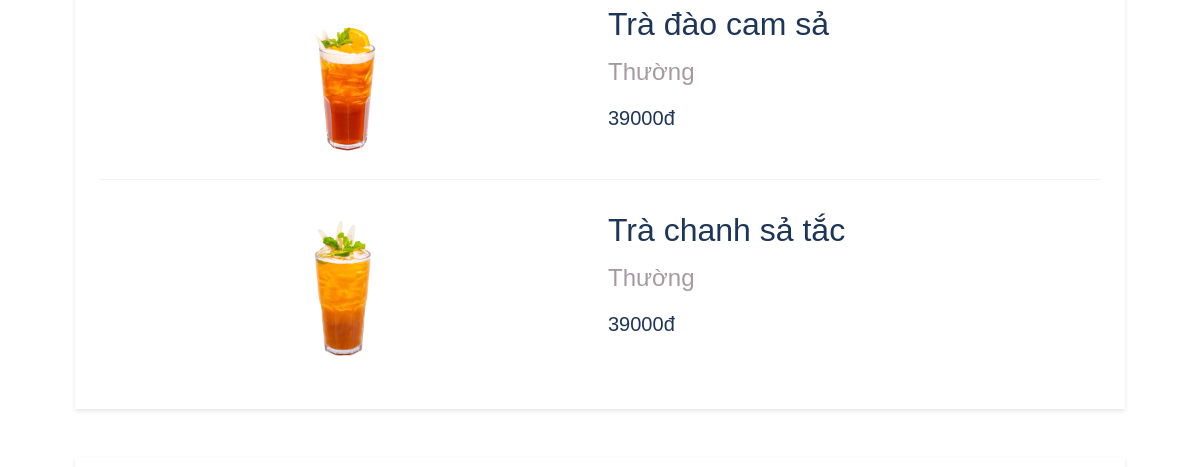
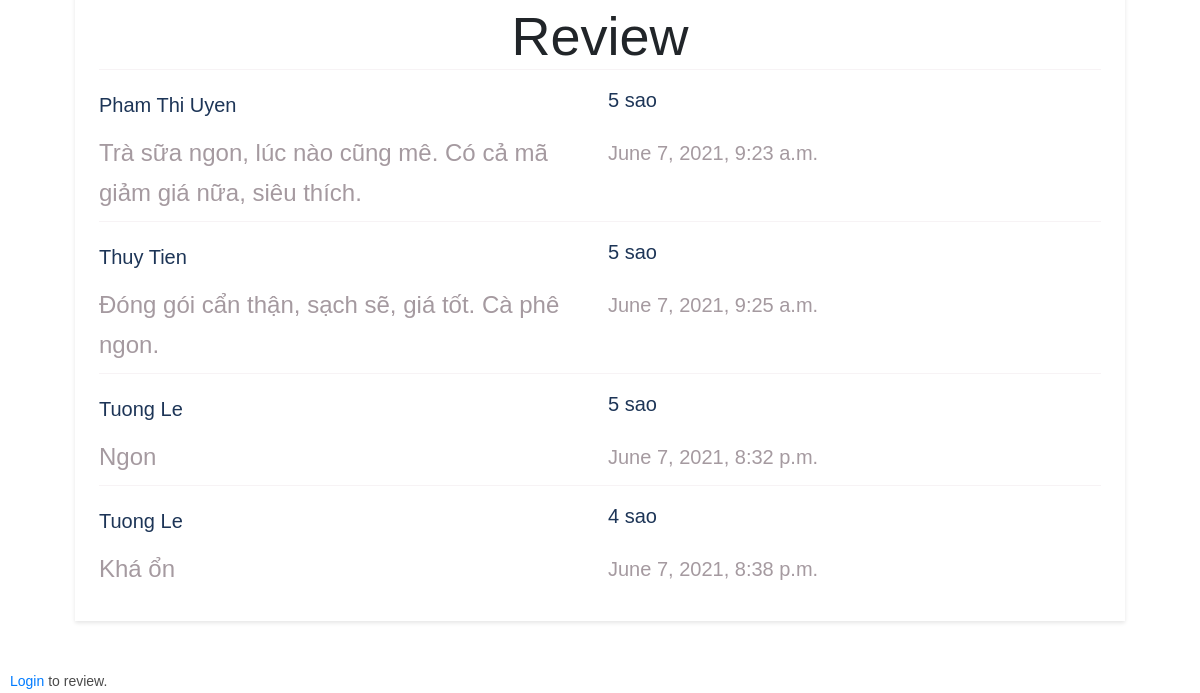
/reviews/9/ (lower part), run on an earlier commit of the app's database (2 pictures, top to bottom).
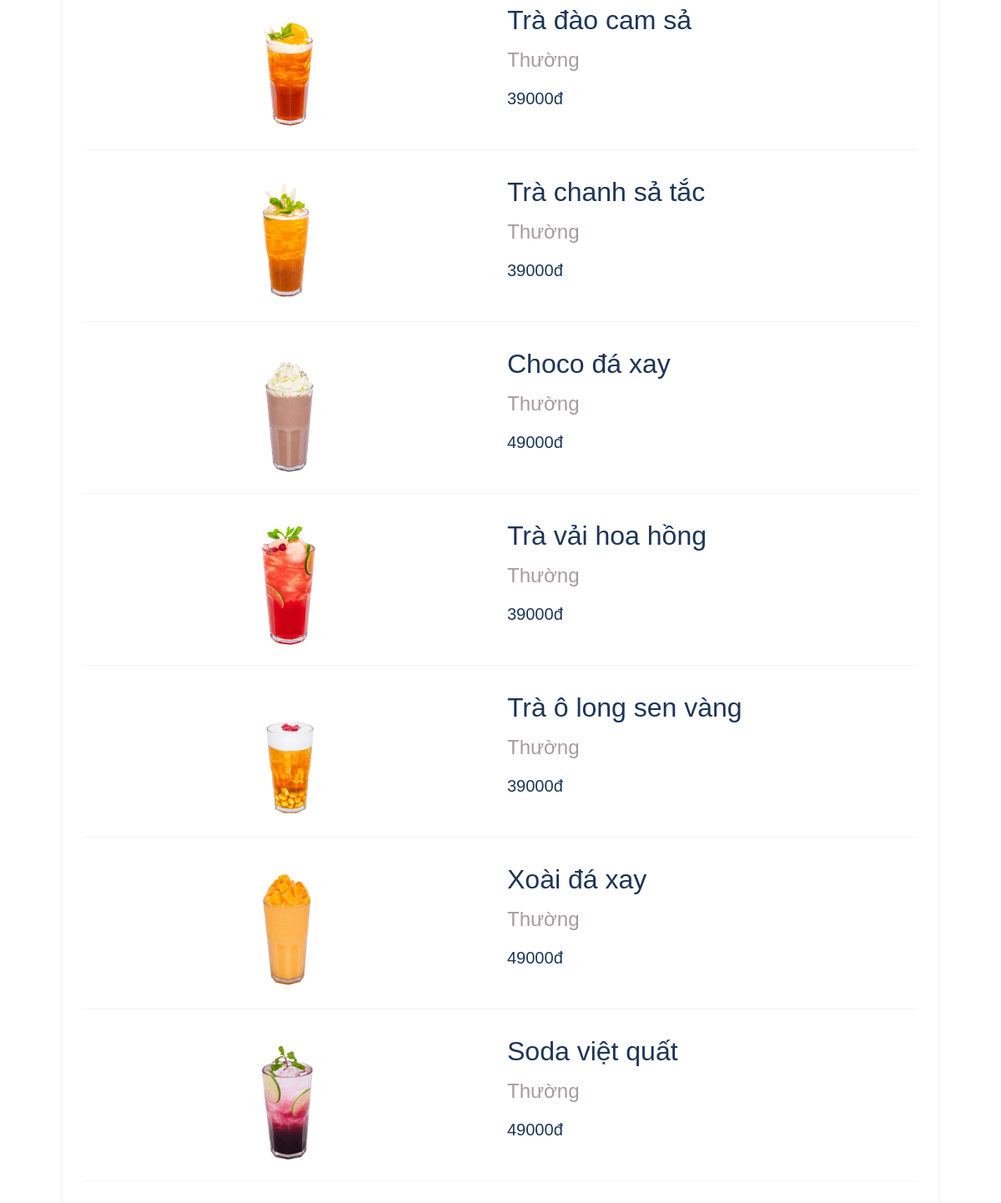
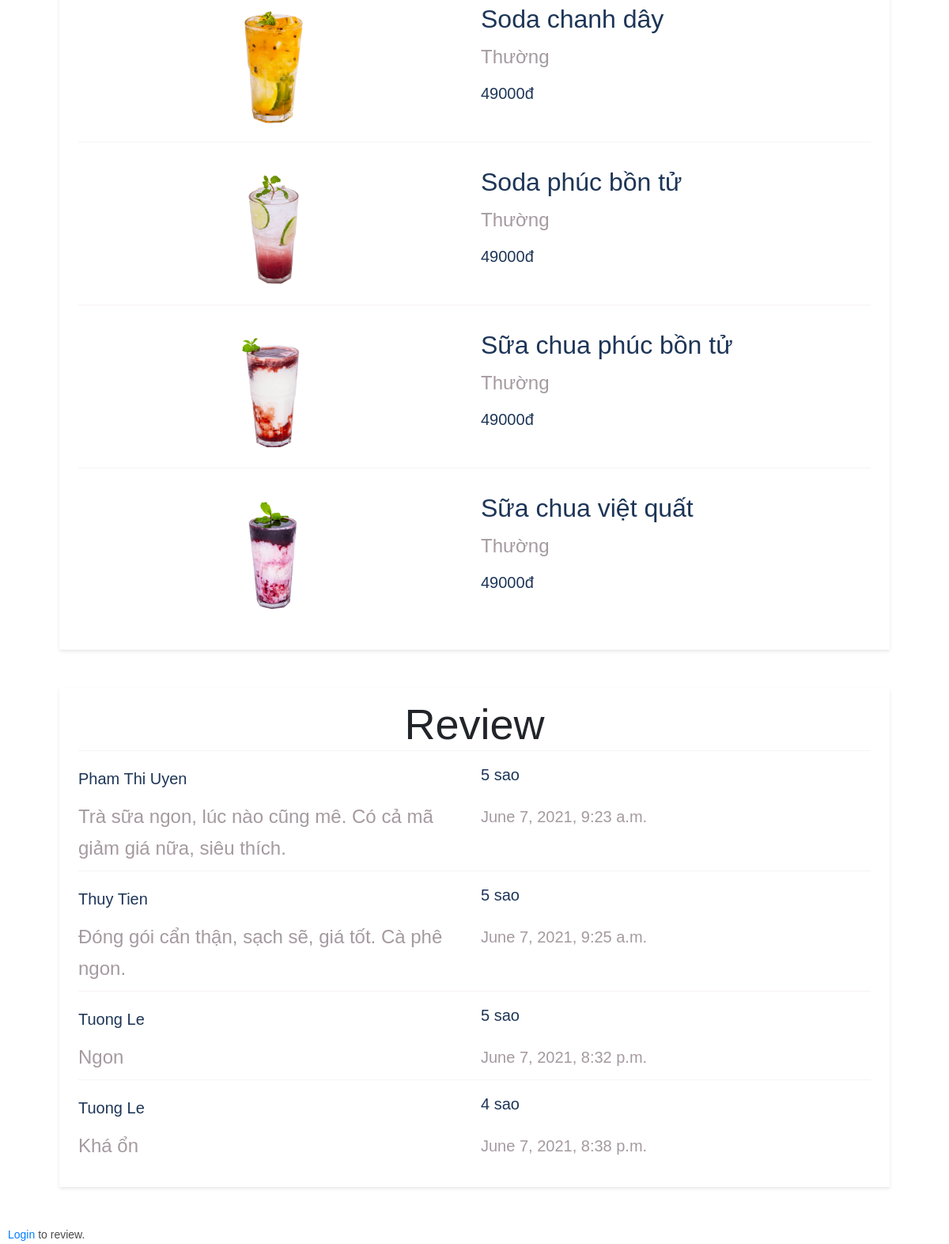
And on a later commit of the database (2 pictures, top to bottom).
### reviews/models.py (models this page shows)
class Menu(models.Model):
    coffee_bar = models.ForeignKey(CoffeeBar, on_delete=models.CASCADE)
    name = models.CharField(null=False, blank=False, max_length=255)
    price = models.DecimalField(max_digits=10, decimal_places=0)
    image = models.ImageField(upload_to='menus', null=True, blank=True)
    description = models.CharField(null=True, max_length=255, blank=True)

class Review(models.Model):
    author = models.ForeignKey(User, on_delete=models.CASCADE)
    coffee_bar = models.ForeignKey(CoffeeBar, on_delete=models.CASCADE)
    vote = models.PositiveIntegerField(default=5)
    description = models.TextField(null=True)
    created_at = models.DateTimeField(auto_now_add=True)

### reviews/views.py (the view)
# urls.py: path('<int:coffee_bar_id>/', coffee_bars_detail, name='detail'),
def coffee_bars_detail(request, coffee_bar_id):
    coffee_bar = get_object_or_404(CoffeeBar, pk=coffee_bar_id)
    reviews = Review.objects.filter(coffee_bar__id=coffee_bar_id)
    if request.method == 'POST':
        form = ReviewForm(request.POST)
        if form.is_valid():
            description = form.cleaned_data['description']
            rating = form.cleaned_data['rating']
            r = Review(author=request.user, coffee_bar=coffee_bar, vote=rating, description=description)
            r.save()
            count = 0
            voted = 0
            for review in reviews:
                voted += review.vote
                count += 1
            coffee_bar.avg_vote = round((voted / count), 1)
            coffee_bar.save()
    else:
        form = ReviewForm()
    context = {
        'coffee_bar': coffee_bar,
        'reviews': reviews,
        "auth": request.user,
        "form": form
    }
    return render(request, 'reviews/coffee_bars_detail.html', context)

### reviews/templates/reviews/coffee_bars_detail.html (shortened to what this page needs)
{% load static %}
{% block head %}
    <link rel="stylesheet" type="text/css" href="{% static 'reviews/style.css' %}">
    <link href="{% static 'reviews/vendor/bootstrap/css/bootstrap.min.css' %}" rel="stylesheet">
    <link rel="stylesheet" href="{% static 'reviews/assets/css/fontawesome.css' %}">
    <link rel="stylesheet" href="{% static 'reviews/assets/css/templatemo-sixteen.css' %}">
    <link rel="stylesheet" href="assets/css/owl.css">
{% endblock head %}
{% block content %}
 <div id="menu_id" class="shadow-2xl bg-white rounded-md mb-5 px-4 py-4">
		{% for menu in coffee_bar.menu_set.all %}
		<div class="item">
			<div class="coffee-img">
            <img class="img-item" src="{{ menu.image.url }}" width="150px" height="auto">
			</div>
			<div class="item_menu">
				<label class="name" for="menu{{ forloop.counter }}">{{ menu.name }}</label>
				<label class="description" for="menu{{ forloop.counter }}">{{ menu.description }}</label>
				<label class="price" for="menu{{ forloop.counter }}">{{ menu.price }}đ</label>
			</div>
		</div>
		{% endfor %}
</div>
<div id="review_id" class="shadow-2xl bg-white rounded-md mb-5 px-4 py-4">
	<h1 class="text-black font-bold">Review</h1>
		{% if reviews %}
			{% for review in reviews %}
				<div class="item">
					<label class="user-name" for="review{{ forloop.counter }}">{{ review.author.last_name }} {{ review.author.first_name }}</label>
					<label class="vote" for="review{{ forloop.counter }}">{{ review.vote }} sao</label>
					<label class="description" for="review{{ forloop.counter }}">{{ review.description }}</label>
					<label class="time" for="review{{ forloop.counter }}">{{ review.created_at }}</label>
				</div>
			{% endfor %}
		{% else %}
        	<p>There aren't any review.</p>
    {% endif %}
</div>
 {% if auth.is_authenticated %}
<div id="vote_id" class="shadow-2xl bg-white rounded-md mb-5 px-4 py-4">
<h1 class="text-black font-bold">Vote</h1>
	{% if error_message %}<p><strong>{{ error_message }}</strong></p>{% endif %}
	<form method="post">
        {% csrf_token %}
        {% if form.errors %}
            <div class="notification is-danger">
                <ul>
                    {% for key, value in form.errors.items %}
                        <li>
                            {{ value }}
                        </li>
                    {% endfor %}
                </ul>
            </div>
        {% endif %}
        {% for field in form %}
            <div>
                <label>
                    {{ field.label_tag }}
                </label>
                <div >
                    {{ field }}
                </div>
                {% if field.help_text %}
                    <p>{{ field.help_text }}</p>
                {% endif %}
                {% for error in field.errors %}
                    <p>{{ error }}</p>
                {% endfor %}
            </div>
            <br>
        {% endfor %}
        <div>
            <div>
                <button class="btn" type="submit">Send review</button>
            </div>
        </div>
    </form>
</div>
{% else %}
<p><a href="{% url 'reviews:login' %}">Login</a> to review.
</p>
{% endif %}
{% endblock content %}

### reviews/static/reviews/style.css (style rules this page uses)
.address, .vote, .summary { line-height: 30px; }
.shadow-2xl { max-width: 1050px; margin: 20px auto; padding: 32px; background: white; box-shadow: 0 2px 4px rgba(0, 0, 0, 0.1); }
.text-black { text-decoration: none; }
h1 { color: #1d3557; }
.font-bold { text-align: center; font-size: 54px; margin-top: -10px !important; }
.item { line-height: 40px; color: #1d3557; display: grid; grid-template-columns: repeat(2, 1fr); grid-column-gap: 1em; padding-top: 15px; }
.item:not(:first-child) { border-top: 0.5px outset #f7f3f5; }
.coffee-img { margin: 20px auto; }
.item_menu { display: flex; flex-direction: column; line-height: 39px; margin-top: 16px; }
.name { font-size: 32px; }
.description { font-size: 24px; color: #a59aa0; }
.time { font-size: 20px; color: #a59aa0; }
.price, .address, .vote, .summary, .coffee-bar-description, .user-name { font-size: 20px; }

### reviews/static/reviews/assets/css/templatemo-sixteen.css (style rules this page uses)
p { margin-bottom: 0px; font-size: 14px; font-weight: 300; color: #4a4a4a; line-height: 24px; }
a { text-decoration: none!important; }
h1,h2,h3,h4,h5,h6 { margin: 0px; }

What changed in the data, as far as the page shows it:
added Menu: image (picture), name "Choco đá xay", description "Thường", price "49000"
added Menu: image (picture), name "Trà vải hoa hồng", description "Thường", price "39000"
added Menu: image (picture), name "Trà ô long sen vàng", description "Thường", price "39000"
added Menu: image (picture), name "Xoài đá xay", description "Thường", price "49000"
added Menu: image (picture), name "Soda việt quất", description "Thường", price "49000"
added Menu: image (picture), name "Soda chanh dây", description "Thường", price "49000"
added Menu: image (picture), name "Soda phúc bồn tử", description "Thường", price "49000"
added Menu: image (picture), name "Sữa chua phúc bồn tử", description "Thường", price "49000"
added Menu: image (picture), name "Sữa chua việt quất", description "Thường", price "49000"
